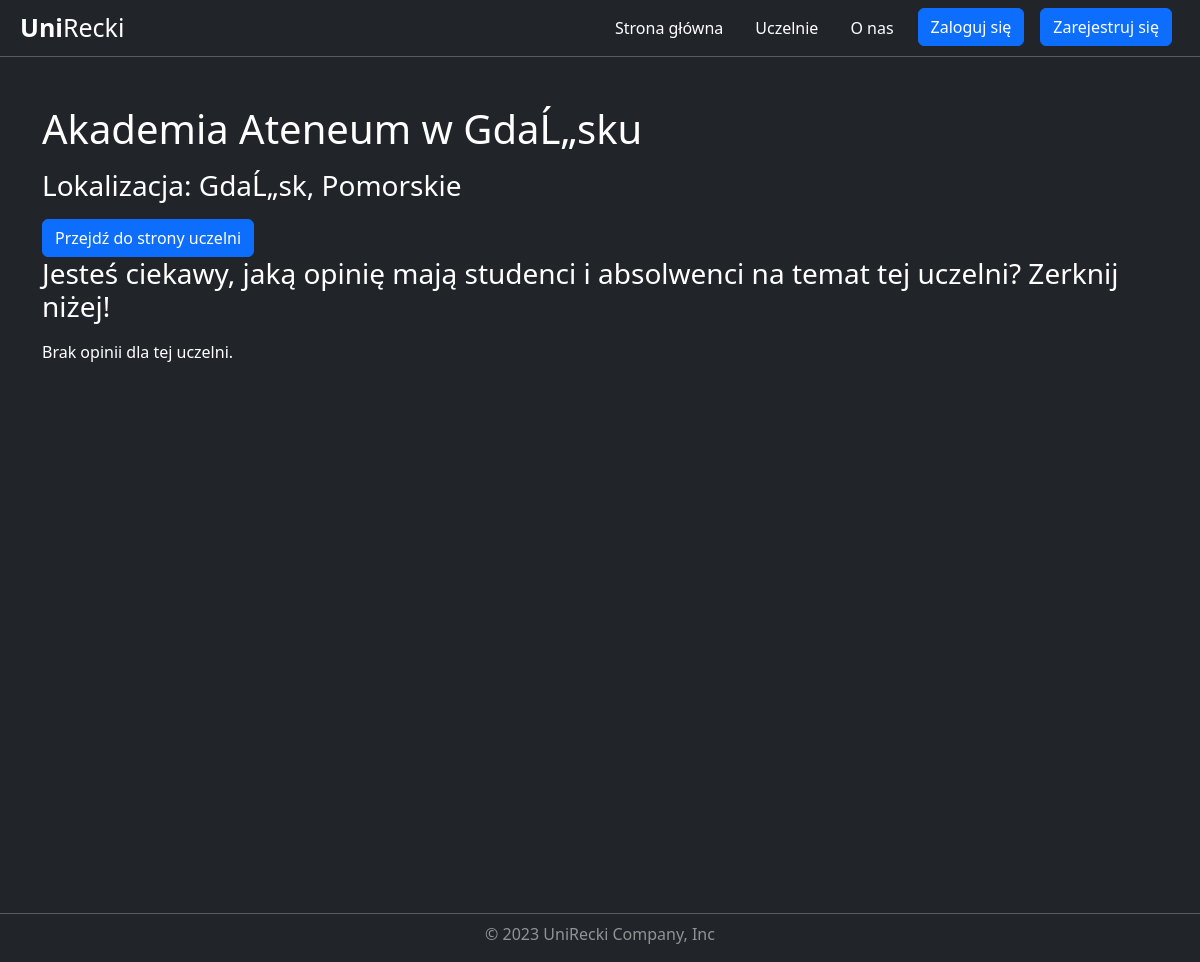
Before: /university/1/ with the older database file.
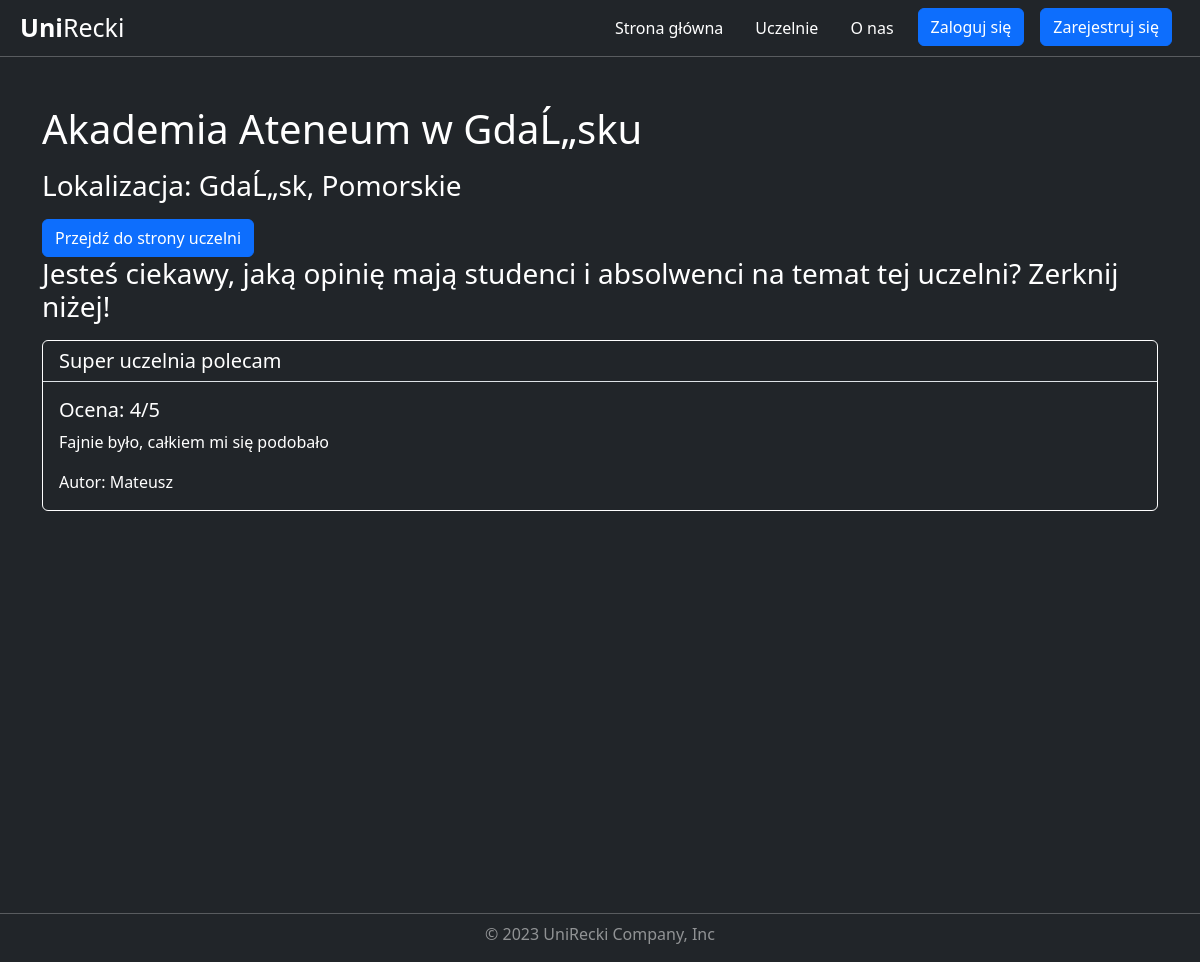
After: the same page with the newer database file.
### universities/models.py (models this page shows)
class University(models.Model):
    name = models.CharField(max_length=150)
    voivodeship = models.CharField(max_length=150)
    city = models.CharField(max_length=150)
    link = models.CharField(max_length=150)
    class Meta:
        verbose_name = 'University'
        verbose_name_plural = 'Universities'

class Review(models.Model):
    title = models.CharField( max_length=150)
    description = models.CharField( max_length=150)
    rating = models.IntegerField(validators=[
            MaxValueValidator(5),
            MinValueValidator(1)
        ])
    university = models.ForeignKey(University, on_delete=models.CASCADE)
    user = models.ForeignKey(User, on_delete=models.CASCADE)
    class Meta:
        verbose_name = 'Review'
        verbose_name_plural = 'Reviews'

### universities/views.py (the view)
# urls.py: path('<int:pk>/', views.UniversityDetailView.as_view(), name='university_detail'),
class UniversityDetailView(DetailView):
    model = University
    template_name = 'universities/university_detail.html'  # Replace with your desired template name
    context_object_name = 'university'

### universities/templates/universities/university_detail.html (shortened to what this page needs)
{% extends "base.html" %}
{% load static %}
{% block css %}
    <link rel="stylesheet" href="{% static "universities/university_detail.css" %}">
{% endblock css %}
{% block content %}
    <div class="container mt-5">
        <h1 class="mb-3">{{ university.name }}</h1>
        <h3 class="mb-3">Lokalizacja: {{ university.city }}, {{ university.voivodeship | capfirst }}</h3>
        <a href="{{ university.link }}" class="btn btn-primary">Przejdź do strony uczelni</a>
        <h3 class="mb-3">Jesteś ciekawy, jaką opinię mają studenci i absolwenci na temat tej uczelni? Zerknij niżej!</h3>
        {% for review in university.review_set.all %}
            <div class="card bg-dark">
                <h5 class="card-header border-bottom">{{ review.title }}</h5>
                <div class="card-body">
                    <h5 class="card-title">Ocena: {{ review.rating }}/5</h5>
                    <p class="card-text">{{ review.description }}</p>
                    <p class="card-text">Autor: {{ review.user.username }}</p>
                </div>
            </div>
        {% empty %}
            <p>Brak opinii dla tej uczelni.</p>
        {% endfor %}
    </div>
{% endblock content %}

### templates/base.html (shortened to what this page needs)
{% load static %}
<!DOCTYPE html>
<html lang="en">
  <head>
    <link href="https://cdn.jsdelivr.net/npm/bootstrap@5.3.0-alpha3/dist/css/bootstrap.min.css"
          rel="stylesheet"
 />
    <link rel="stylesheet" href="{% static 'styles.css' %}" />
    {% block css %}
    {% endblock css %}
  </head>
  <body class="bg-dark">
    <nav class="navbar navbar-expand-md navbar-dark bg-dark p-2">
      <div class="container-fluid">
        <a class="navbar-brand p-0 fw-ligth bigger-font"
           href="{% url 'index' %}"><strong>Uni</strong>Recki</a>
        <div class="collapse navbar-collapse" id="navbarNavDropdown">
          <ul class="navbar-nav ms-auto">
            <li class="nav-item opacity">
              <a class="nav-link mx-2 active"
                 aria-current="page"
                 href="{% url 'index' %}">Strona główna</a>
            </li>
            <li class="nav-item opacity">
              <a class="nav-link mx-2 active" href="{% url 'university_list' %}">Uczelnie</a>
            </li>
            <li class="nav-item opacity">
              <a class="nav-link mx-2 active" href="{% url 'about' %}">O nas</a>
            </li>
            {% if not user.is_authenticated %}
              <li class="nav-item">
                <a class="btn btn-primary mx-2 my-2 my-sm-2 my-md-0 my-lg-0 my-xl-0 my-xxl-0"
                   href="{% url 'login' %}">Zaloguj się</a>
              </li>
              <li class="nav-item">
                <a class="btn btn-primary my-2 mx-2 my-sm-2 my-md-0 my-lg-0 my-xl-0 my-xxl-0"
                   href="{% url 'register' %}">Zarejestruj się</a>
              </li>
            {% endif %}
          </ul>
        </div>
      </div>
    </nav>
    <hr class="m-0" />
    <div class="min-vh-100">
      {% block content %}
      {% endblock content %}
    </div>
  </body>
  <footer class="my-2">
    <hr class="my-1" />
    <p class="text-center text-white mt-2 lower-opacity">© 2023 UniRecki Company, Inc</p>
  </footer>
</html>

### static/styles.css (style rules this page uses)
nav { color: white; }
body { color: white; }
h1 { color: white; }
a { color: white; }
h3 { color: white; }
.bigger-font { font-size: 25px; }
.lower-opacity { opacity: 0.5; }

### universities/static/universities/university_detail.css (style rules this page uses)
.card { color: white; border: 1px solid white; margin-bottom: 10px; }
.border-bottom { border-bottom: 1px solid white; }

Changed rows visible on the page:
added Review: title "Super uczelnia polecam", rating "4", description "Fajnie było, całkiem mi się podobało", user.username "Mateusz"
Other visible differences:
text no longer shown: "Brak opinii dla tej uczelni."
